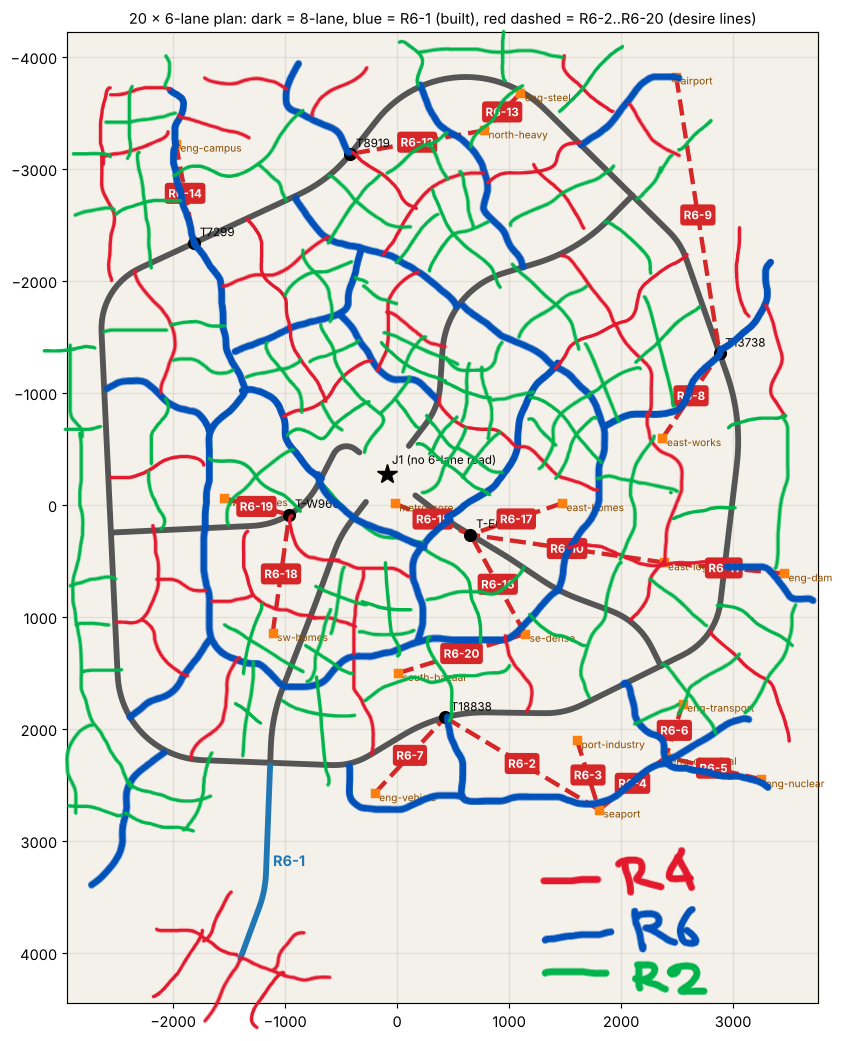
#> input picture docs/6_to_2_lane_plan.png, 842 x 1041 px, found by its file name
$ python r6-map-all.py
#> lines starting #> are read from the running program, lines starting #| are printed output that depends on the picture; after the words box and inside, x2 and y2 are one past the last pixel; in counts of white or black regions, pixels touching at a corner belong together
#!/usr/bin/env python3
"""STEP MAP: ONE map with every road centreline: built roads of the game (8-lane M8 / J1 arms, M6-1, R6-2..R6-8 + slips), the designed R6 lines of G5 (L numbers, not built yet),
and the user's RED (R4) and GREEN (R2) hand lines of docs/6_to_2_lane_plan.png traced into world polylines (DESIRE LINES, not alignments: R10 / R3).
Run: python3 tools/r6-map-all.py   (project root; needs numpy, pillow, scikit-image, matplotlib; needs docs/map_game_roads.json from scripts/r6-map-export.ts)
Writes: docs/map_r4_r2_trace.json, docs/map_all_roads.json, docs/map_all_roads.png, docs/map_all_roads_{NW,NE,SW,SE}.png, docs/STEP_MAP_OUTPUT.txt"""
import json, math
import numpy as np
from PIL import Image
from skimage.morphology import skeletonize
import matplotlib; matplotlib.use('Agg')
import matplotlib.pyplot as plt
from matplotlib.colors import to_rgb

REF='docs/6_to_2_lane_plan.png'; BASE='docs/plan_20_chords_2026-11-15.png'
a=np.array(Image.open(REF).convert('RGB')).astype(int); b=np.array(Image.open(BASE).convert('RGB')).astype(int)
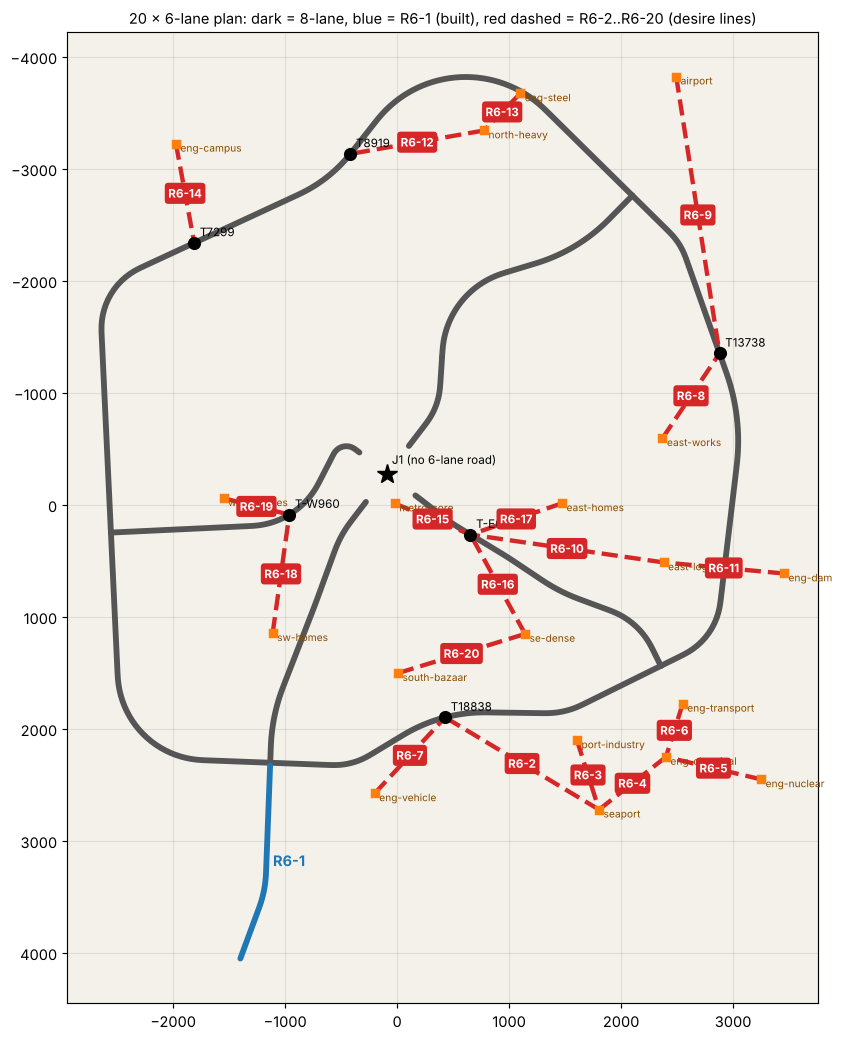
#> input picture docs/plan_20_chords_2026-11-15.png, 842 x 1041 px, found by its file name
diff=np.abs(a-b).sum(2)>60
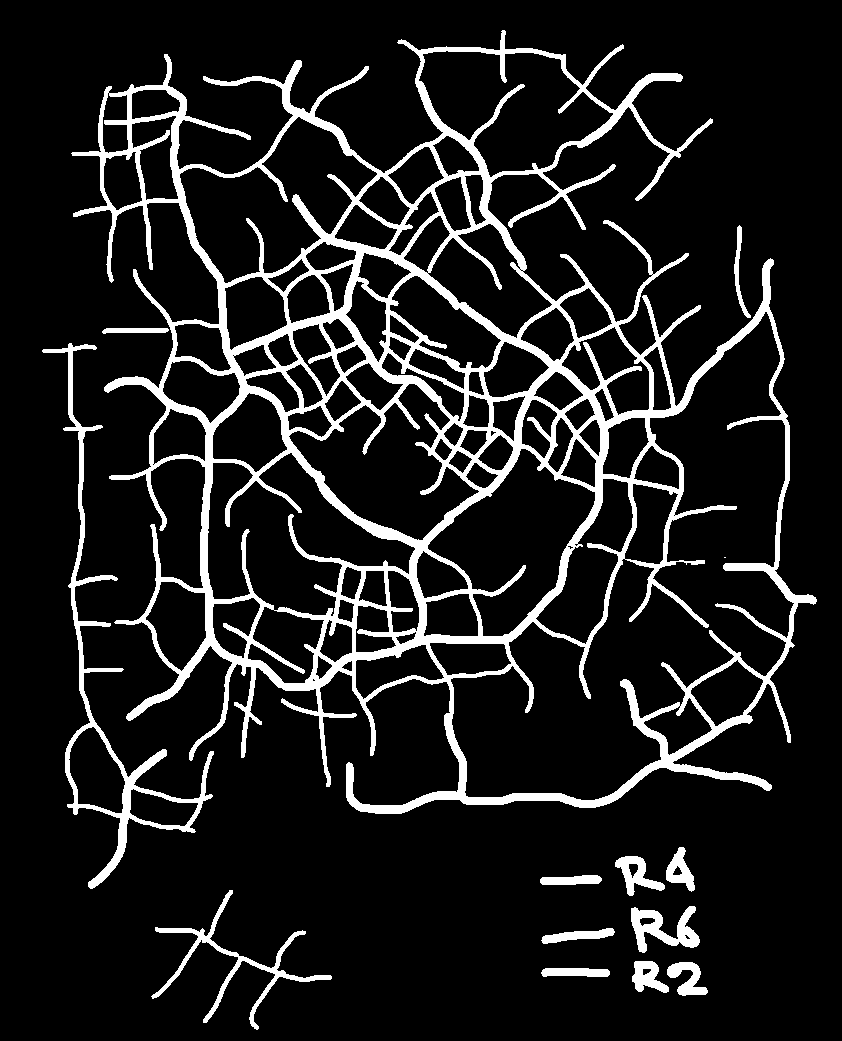
#> diff: shape (1041, 842) bool; 11.6% white; 14 white regions (1 under 20 px), largest, box (x1, y1, x2, y2) and area: (71, 30, 817, 814) 86036, (42, 343, 214, 889) 6137, (151, 890, 332, 1030) 2370
SX,SZ=0.1116,0.1119; OX,OZ=396.2,504.8   # same fit as tools/r6-trace.py (two ring taps)
def w(px,py): return ((px-OX)/SX,(py-OZ)/SZ)

def trace(rgb, tol, minpx):
#> called with rgb = (227, 24, 45), tol = 70, minpx = 12
    mask=(np.abs(a-np.array(rgb)).sum(2)<tol)&diff
#> mask: shape (1041, 842) bool; 1.5% white in thin lines or dots, all inside (x1, y1, x2, y2) = (99, 55, 791, 1028)
    mask[850:,500:]=False   # legend swatches
    sk=skeletonize(mask)
#> sk: shape (1041, 842) bool; 0.47% white in thin lines or dots, all inside (x1, y1, x2, y2) = (100, 55, 790, 1027)
    ys,xs=np.nonzero(sk); pts=set(zip(xs.tolist(),ys.tolist()))
#> after `ys, xs = np.nonzero(sk)`: ys = 4150 values from 55 to 1026; xs = 4150 values, max 789 at index 3661, min 100 at index 311, mean 387.7
#> after `pts = set(zip(xs.tolist(), ys.tolist()))`: pts = 4150 items
    def nb(p):
        x,y=p; return [(x+dx,y+dy) for dx in(-1,0,1) for dy in(-1,0,1) if (dx or dy) and (x+dx,y+dy) in pts]
    deg={p:len(nb(p)) for p in pts}; nodes={p for p in pts if deg[p]!=2}
#> after `deg = {p: len(nb(p)) for p in pts}`: deg = 4150 items
#> after `nodes = {p for p in pts if deg[p] != 2}`: nodes = 241 items
    def walk(start,nxt):
#> called with start = (388, 328), nxt = (388, 327)
        path=[start,nxt]; prev,cur=start,nxt
#> after `path = [start, nxt]`: path = [(388, 328), (388, 327)]
#> after `prev, cur = (start, nxt)`: prev = (388, 328); cur = (388, 327)
        while cur not in nodes:
            c=[q for q in nb(cur) if q!=prev and q not in path[-3:]]
            if not c: break
            prev,cur=cur,c[0]; path.append(cur)
            if len(path)>20000: break
#> this loop made 14 passes
#> (prev, cur) on passes 1 to 12: ((388, 327), (388, 326)), ((388, 326), (388, 325)), ((388, 325), (388, 324)), ((388, 324), (388, 323)), ((388, 323), (388, 322)), ((388, 322), (388, 321)), ((388, 321), (388, 320)), ((388, 320), (388, 319)), ((388, 319), (388, 318)), ((388, 318), (388, 317)), ((388, 317), (388, 316)), ((388, 316), (388, 315))
#> after the loop, path = [(388, 328), (388, 327), (388, 326), (388, 325), (388, 324), (388, 323), (388, 322), (388, 321), (388, 320), (388, 319), (388, 318), (388, 317), (388, 316), (388, 315), (388, 314), (388, 313)]
        return path
    done=set(); paths=[]
    for n in nodes:
        for m in nb(n):
            if (n,m) in done: continue
            p=walk(n,m); done.add((p[-1],p[-2]) if len(p)>1 else (n,m)); done.add((n,m)); paths.append(p)
#> after `p = walk(n, m)`: p has the same summary as path in walk
    used=set(q for p in paths for q in p)
#> used = 4149 items
    for p0 in pts-used:
        if p0 in used or not nb(p0): continue
        pth=walk(p0,nb(p0)[0]); used|=set(pth); paths.append(pth)
    def dp(P,eps):
        if len(P)<3: return P
        (x1,y1),(x2,y2)=P[0],P[-1]; L=math.hypot(x2-x1,y2-y1) or 1; dm,im=0,0
        for i in range(1,len(P)-1):
            d=abs((y2-y1)*P[i][0]-(x2-x1)*P[i][1]+x2*y1-y2*x1)/L
            if d>dm: dm,im=d,i
        if dm>eps: return dp(P[:im+1],eps)[:-1]+dp(P[im:],eps)
        return [P[0],P[-1]]
    out=[]
    for p in paths:
        if len(p)<minpx: continue
        W=[w(*q) for q in dp(p,3.0)]
        L=sum(math.dist(W[i],W[i+1]) for i in range(len(W)-1))
        if L<minpx*8.96*0.9: continue
        out.append(W)
#> this loop made 203 passes
#> p on passes 5, 6, 12: [(207, 938), (206, 938)], [(207, 938), (207, 939)], [(158, 579), (158, 578)]
    return out, int(mask.sum())

R4,m4=trace((227,24,45),70,12)    # about 110 m minimum
R2,m2=trace((0,180,75),70,12)
#> call 2 of trace, with rgb = (0, 180, 75), tol = 70, minpx = 12
#> in trace (call 2), `mask=(np.abs(a-np.array(rgb)).sum(2)<tol)&diff`: mask: shape (1041, 842) bool; 2.6% white in thin lines or dots, all inside (x1, y1, x2, y2) = (43, 30, 797, 994)
#> in trace (call 2), `mask[850:,500:]=False`:
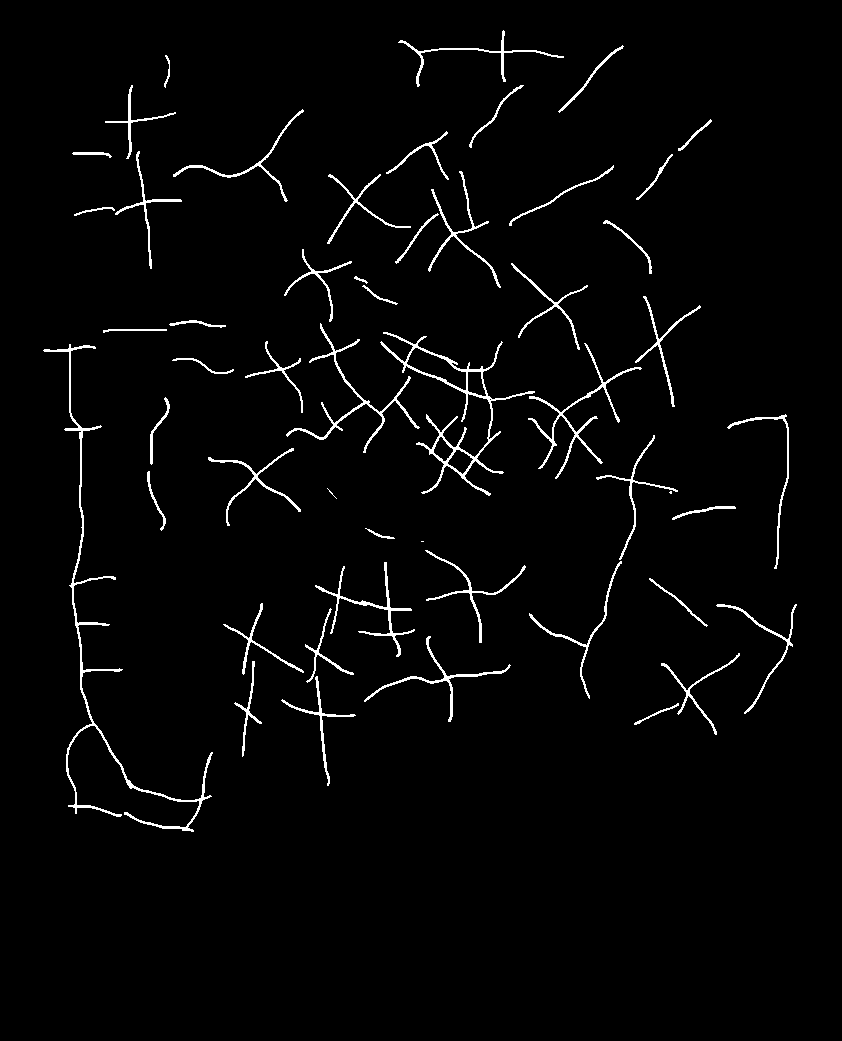
#> mask: shape (1041, 842) bool; 2.4% white in thin lines or dots, all inside (x1, y1, x2, y2) = (43, 30, 797, 832)
#> in trace (call 2), `sk=skeletonize(mask)`:
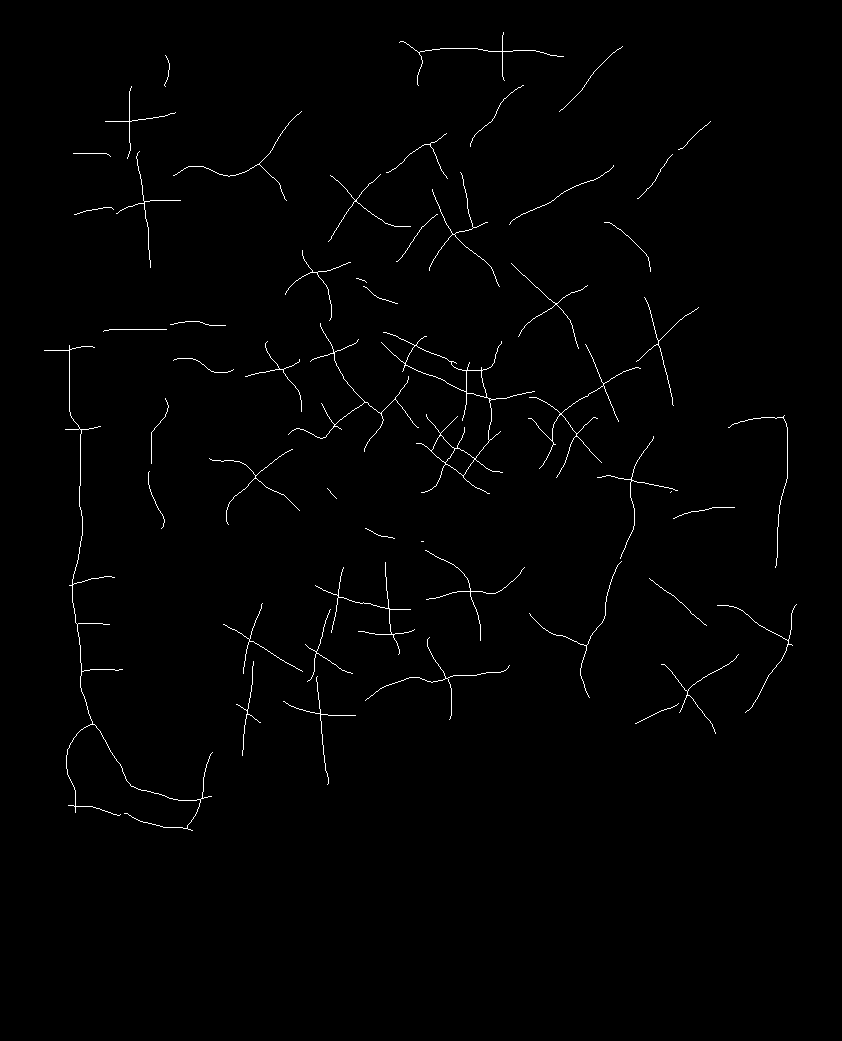
#> sk: shape (1041, 842) bool; 0.9% white in thin lines or dots, all inside (x1, y1, x2, y2) = (44, 32, 797, 831)
def L_of(W): return sum(math.dist(W[i],W[i+1]) for i in range(len(W)-1))
# [6 lines left out: function order, not called in this run]
R4=order(R4); R2=order(R2)

# ground classes (A1, 50 m cells)
G=json.load(open('docs/a1_buildability.json')); rows=G['rows']; cell=G['cell']; half=G['half']
def cls(x,z):
    i=int((x+half)//cell); j=int((z+half)//cell)
    return rows[j][i] if 0<=i<200 and 0<=j<200 else '?'
# [8 lines left out: function share, not called in this run]

game=json.load(open('docs/map_game_roads.json'))
g5=json.load(open('docs/r6_g5_lines.json'))['lines']
BUILT={65:'R6-2',3:'R6-3',25:'R6-4',8:'R6-5',20:'R6-6A',21:'R6-6B',48:'R6-7',33:'R6-8'}
r6plan=[]
for l in g5:
    sid=l['src_id']
    if sid in BUILT: continue   # built: drawn from the game data
    r6plan.append({'id':'R6-L%d'%sid,'pts':l['pts']})

data={'note':'ALL road centrelines, world metres (x east, z south). built = game; r6_planned = G5 design lines not in the game; r4 / r2 = traced from the user picture (DESIRE LINES, R10; numbers are a clockwise order, not final).',
 'built':[{'name':r['name'],'lanes':r['lanes'],'pts':[[x,z] for x,z in zip(r['xs'],r['zs'])]} for r in game['roads']],
 'r6_planned':r6plan,
 'r4':[{'id':'R4-%d'%(i+1),'length_m':round(L_of(W)),'bad_share':round(share(W)[0],2),'pts':[[round(x,1),round(z,1)] for x,z in W]} for i,W in enumerate(R4)],
 'r2':[{'id':'R2-%d'%(i+1),'length_m':round(L_of(W)),'bad_share':round(share(W)[0],2),'pts':[[round(x,1),round(z,1)] for x,z in W]} for i,W in enumerate(R2)]}
json.dump({'lines':data['r4']+data['r2']},open('docs/map_r4_r2_trace.json','w'))
json.dump(data,open('docs/map_all_roads.json','w'))

# ---------- picture
col={'~':'#bcd9ee','R':'#d9d0ea','X':'#e0e0e0','F':'#fde7cf','A':'#f4f8ee','B':'#eaf3e0','C':'#e0eed3','D':'#f7dccf','E':'#e6e1dc','?':'#ffffff'}
img=np.zeros((200,200,3))
for j in range(200):
    for i in range(200): img[j,i]=to_rgb(col.get(rows[j][i],'#fff'))
# [24 lines left out: function draw, not called in this run]
def save(name,xlim,ylim,labels,fs,size,title):
    fig,ax=plt.subplots(figsize=size); draw(ax,labels,xlim,ylim,fs); ax.set_title(title,fontsize=10); fig.savefig(name,dpi=110,bbox_inches='tight'); plt.close(fig)
T='black thick = 8-lane (built) | blue thick = R6 built | blue dashed = R6 designed (L = G5 line id, not built) | red = R4 (traced) | green = R2 (traced) | orange = slips | purple dashed = rail\nx east, z south (m). R4 / R2 = freehand DESIRE LINES from your sketch, not alignments'
save('docs/map_all_roads.png',(-3000,3800),(4600,-4400),False,6,(13,16),'ALL ROADS (R2 numbers only in the quadrant maps)\n'+T)
Q={'NW':((-3000,400),(300,-4400)),'NE':((300,3800),(300,-4400)),'SW':((-3000,400),(4600,300)),'SE':((300,3800),(4600,300))}
for k,(xl,yl) in Q.items(): save('docs/map_all_roads_%s.png'%k,xl,yl,True,7,(13,13*abs(yl[1]-yl[0])/abs(xl[1]-xl[0])),'ALL ROADS, %s quarter (with R2 numbers)\n'%k+T)

# ---------- report
tx=[]
tx.append('ALL ROADS MAP (STEP MAP): numbers. Headless; nothing in src/ changed; game NOT run.')
tx.append('BUILT in the game (%d roads): '%len(game['roads'])+', '.join('%s(%d lane)'%(r['name'],r['lanes']) for r in game['roads']))
tx.append('R6 DESIGNED, not built (G5 set minus the 8 built lines): %d lines, %.1f km: '%(len(r6plan),sum(L_of(l['pts']) for l in r6plan)/1000)+', '.join(l['id'] for l in r6plan))
tx.append('R4 traced (red): %d lines, %.1f km; R2 traced (green): %d lines, %.1f km'%(len(R4),sum(L_of(W) for W in R4)/1000,len(R2),sum(L_of(W) for W in R2)/1000))
tx.append('')
tx.append('id      length_m  bad_ground_share (steep D, very steep E, sea, rail, fenced; A1 50 m cells)')
for d in data['r4']+data['r2']: tx.append('%-6s %8d %10.0f %%'%(d['id'],d['length_m'],d['bad_share']*100))
tx.append('')
tx.append('CAVEATS: R4 / R2 are traced from a freehand picture (pixel scale 8.96 m, fit by two ring taps); where a red / green line is drawn under a blue / other line the skeleton has a gap or a split; lines shorter than about 110 m are dropped; numbers are a clockwise order, NOT final; no crossing (R1), radius (R3) or grade (R11) check was run on R4 / R2.')
open('docs/STEP_MAP_OUTPUT.txt','w').write('\n'.join(tx)); print('\n'.join(tx[:5])); print(len(tx))
